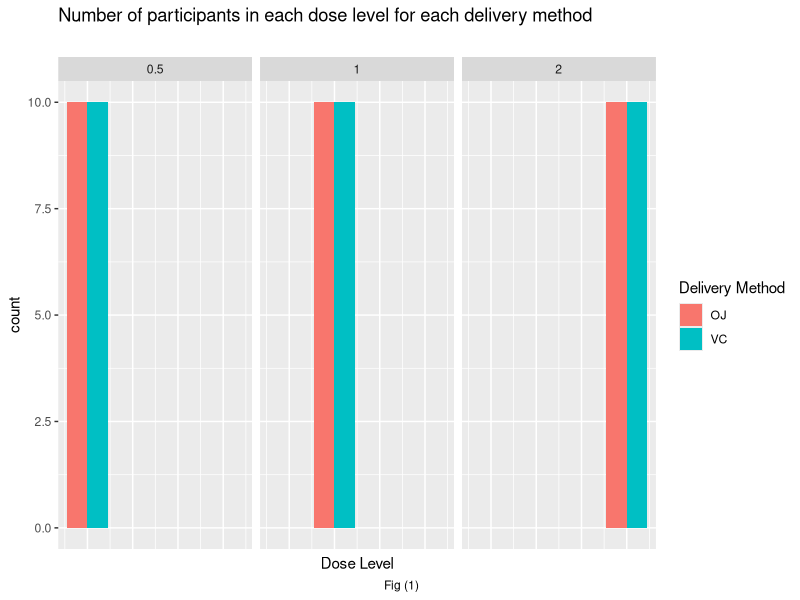
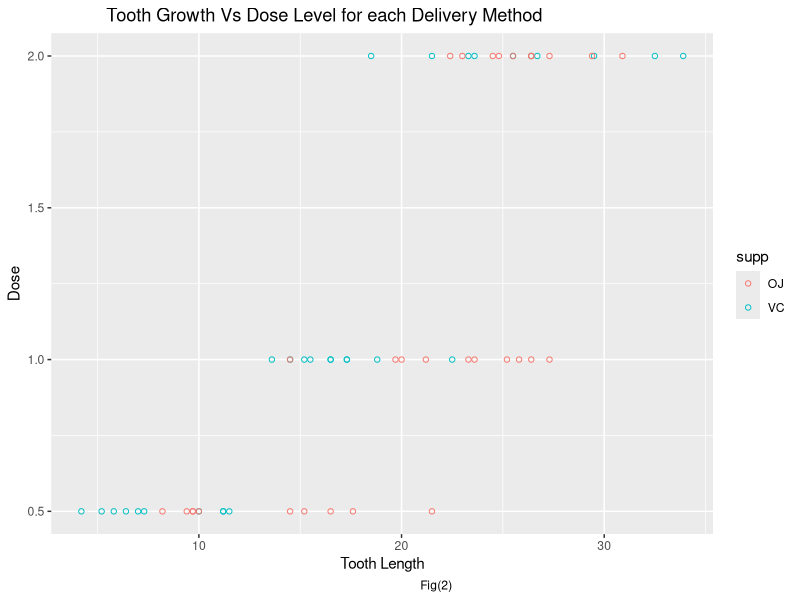
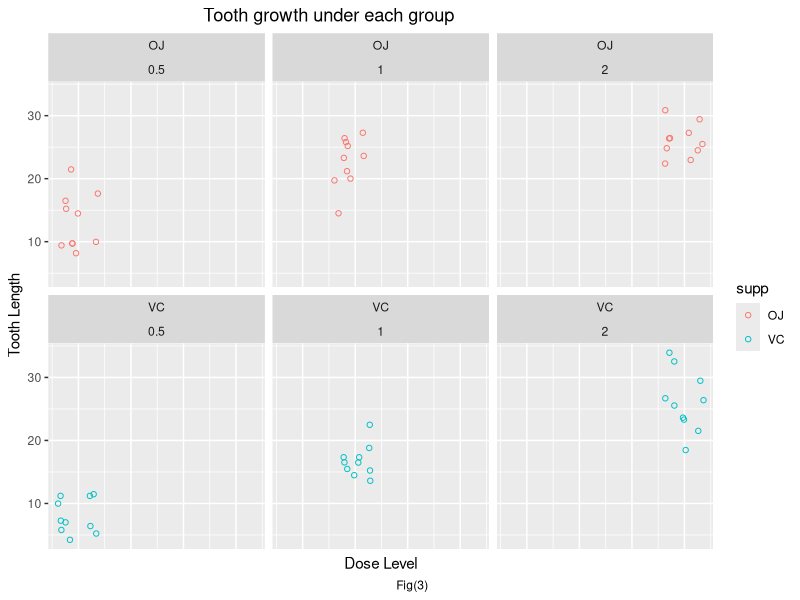
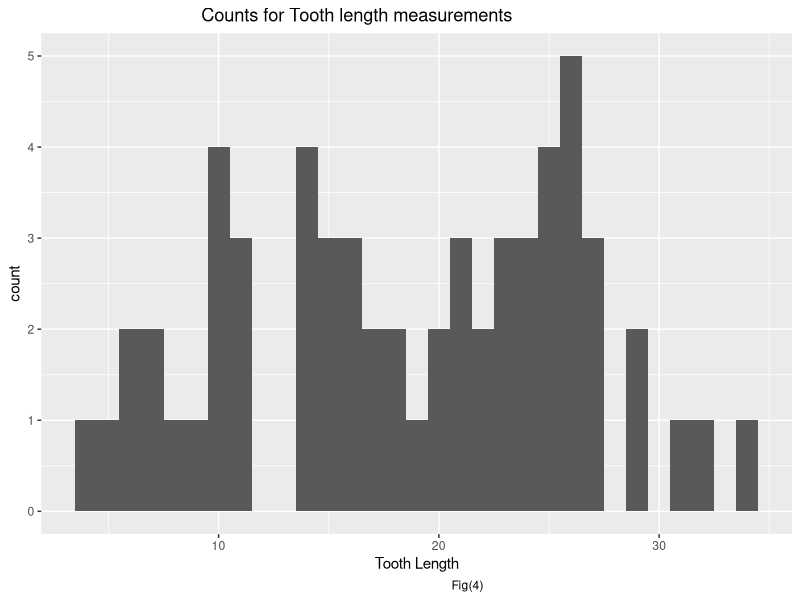
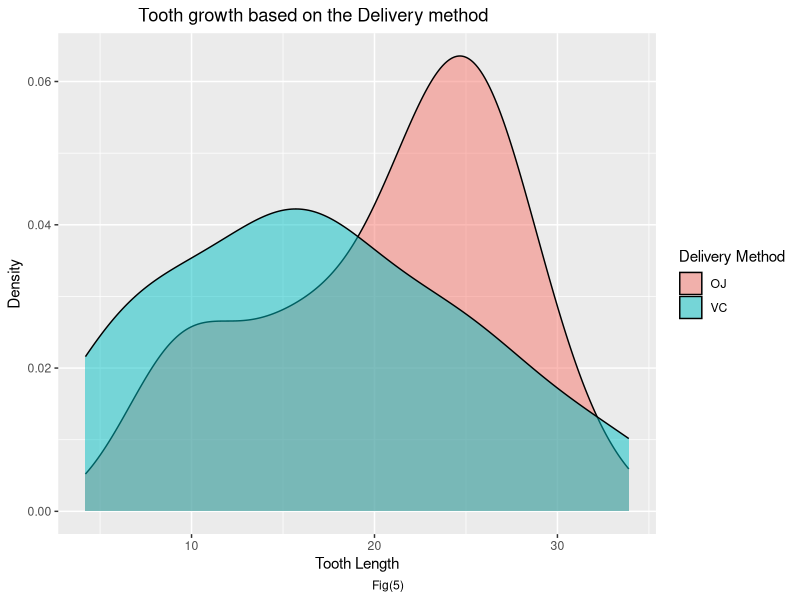
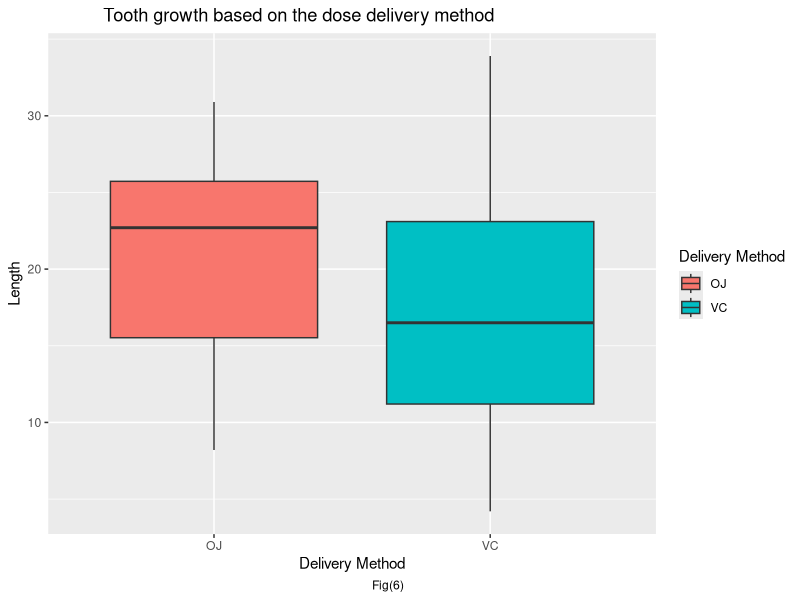
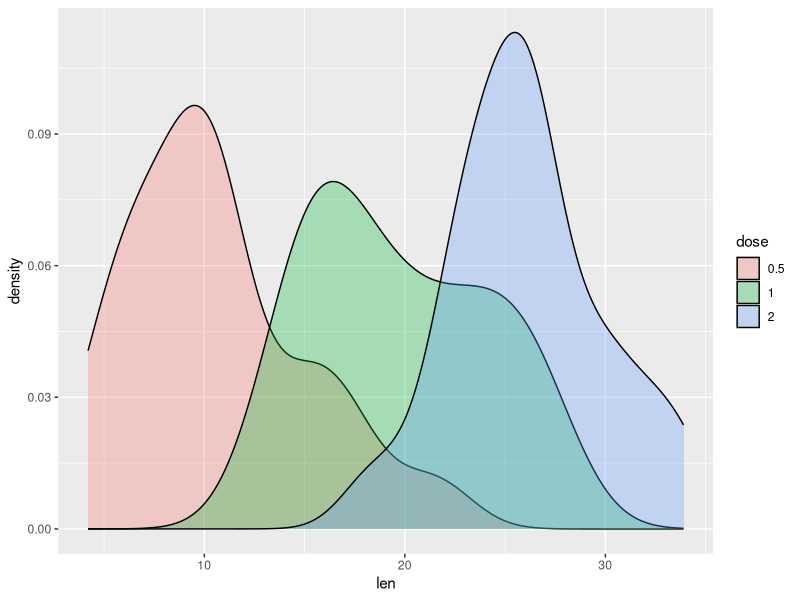
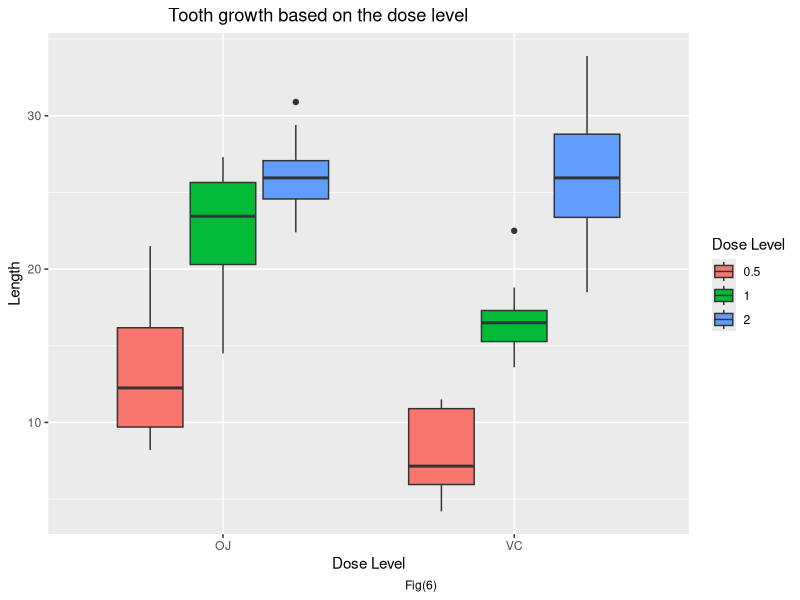

R code for these plots, in order:
## ---- chunk 1
library(ggplot2)
ggplot(ToothGrowth,aes(x=dose,fill=supp))+
  theme(axis.ticks.x=element_blank(), axis.text.x =element_blank() )+
  geom_bar(position = "dodge")+
  labs(title="Number of participants in each dose level for each delivery method ",x="Dose Level", fill="Delivery Method", subtitle = "", 
        caption = "Fig (1)                                                                               ")+
  facet_wrap(~ dose)
## ---- chunk 2
ggplot(ToothGrowth, aes(len,dose,shape=supp,color=supp)) + 
  geom_point(shape=1) +
  labs(title="           Tooth Growth Vs Dose Level for each Delivery Method",x="Tooth Length",y="Dose",
       caption = "Fig(2)                                                                                       ")

## ---- chunk 3
ggplot(ToothGrowth,aes(x=dose,y=len,color=supp))+
  geom_point(shape=1,position="jitter")+
  labs(title="                               Tooth growth under each group",x="Dose Level",y="Tooth Length", caption="Fig(3)                                                                                               ")+
  facet_wrap(supp~dose)+
    theme(axis.ticks.x=element_blank(), axis.text.x =element_blank() )

## ---- chunk 4
ggplot(ToothGrowth,aes(x=len))+
geom_histogram(binwidth = 1)+
labs(title="                                Counts for Tooth length measurements ",x="Tooth Length",
 caption = "Fig(4)                                                                                                       ")
## ---- chunk 5
library(ggridges)
ggplot(ToothGrowth,aes(x=len,fill=supp))+
geom_density(alpha=0.5)+
  labs(title="                Tooth growth based on the Delivery method",x="Tooth Length",y="Density",fill="Delivery Method", caption = "Fig(5)                                                                                    ")
 


## ---- chunk 6
ggplot(ToothGrowth, aes(x = supp, y = len)) + geom_boxplot(aes(fill = supp))+
  labs(title="           Tooth growth based on the dose delivery method",x="Delivery Method",y="Length",fill="Delivery Method", caption = "Fig(6)                                                                                    ")
## ---- chunk 7
library(ggridges)
ToothGrowth$dose <- as.factor(ToothGrowth$dose)
ggplot(ToothGrowth,aes(x=len, fill=dose)) + geom_density(alpha=0.3)
  labs(title="                Tooth growth based on the Dose level",x="Tooth Length",y="Density",fill="Dose  Level ",caption = "Fig(7)")
 
## ---- chunk 8
ggplot(ToothGrowth, aes(x = supp, y = len)) + geom_boxplot(aes(fill = dose))+
  labs(title="                        Tooth growth based on the dose level",x="Dose Level",y="Length",fill="Dose Level", caption = "Fig(6)                                                                                    ")
